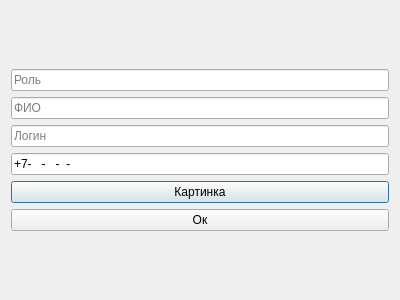
<?xml version="1.0" encoding="UTF-8"?>
<ui version="4.0">
 <class>Dialog_sign_up</class>
 <widget class="QDialog" name="Dialog_sign_up">
  <property name="geometry">
   <rect>
    <x>0</x>
    <y>0</y>
    <width>400</width>
    <height>300</height>
   </rect>
  </property>
  <property name="windowTitle">
   <string>Dialog</string>
  </property>
  <layout class="QVBoxLayout" name="verticalLayout_2">
   <item>
    <layout class="QVBoxLayout" name="verticalLayout">
     <item>
      <widget class="QLineEdit" name="lineEdit_role">
       <property name="inputMask">
        <string/>
       </property>
       <property name="placeholderText">
        <string>Роль</string>
       </property>
      </widget>
     </item>
     <item>
      <widget class="QLineEdit" name="lineEdit_fio">
       <property name="placeholderText">
        <string>ФИО</string>
       </property>
      </widget>
     </item>
     <item>
      <widget class="QLineEdit" name="lineEdit_login">
       <property name="placeholderText">
        <string>Логин</string>
       </property>
      </widget>
     </item>
     <item>
      <widget class="QLineEdit" name="lineEdit_password">
       <property name="inputMask">
        <string>+7-999-999-99-99</string>
       </property>
       <property name="placeholderText">
        <string>Пароль</string>
       </property>
      </widget>
     </item>
     <item>
      <widget class="QPushButton" name="pushButton_file_dialog">
       <property name="text">
        <string>Картинка</string>
       </property>
      </widget>
     </item>
     <item>
      <widget class="QPushButton" name="pushButton_req_sign_up">
       <property name="text">
        <string>Ок</string>
       </property>
      </widget>
     </item>
    </layout>
   </item>
  </layout>
 </widget>
 <resources/>
 <connections/>
</ui>
